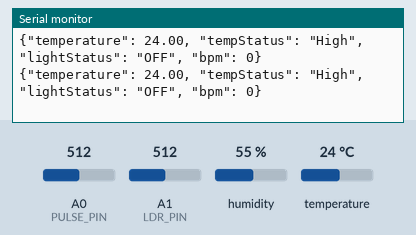
Simulated run of this sketch. Board: Arduino Uno, built with avr-gcc and run on an emulated ATmega328P. On the bench: the last lines printed to the serial monitor. Inputs (shaded band) come from the test bench; at power-on: temperature 24 °C, A1 (LDR_PIN) = 512, A0 (PULSE_PIN) = 512, humidity 55 %.

Above: at 7.3 s.
7.4 s: temperature set to 22 °C
At 8.43 s:
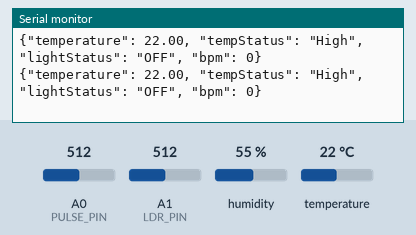
8.9 s: temperature set to 19 °C
At 10.5 s:
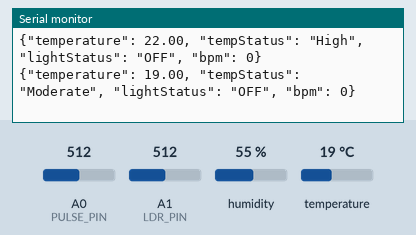
12.1 s: A1 (LDR_PIN) set to 493
At 12.4 s:
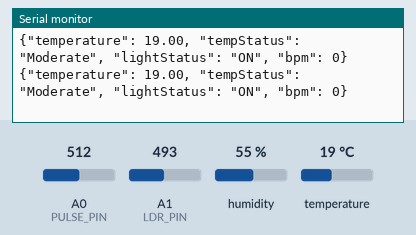

Measured:
- the behaviour switches between 21 and 20 °C on temperature (found by bisection; images 1 and 2)
- the behaviour switches between 500 and 499 on A1 (LDR_PIN) (found by bisection; images 2 and 3)
- after the input at 7.4 s, the serial monitor: prints a new line after 0.92 s (image 1)
- after the input at 8.9 s, the serial monitor: prints a new line after 1.5 s (image 2)
- after the input at 12.1 s, the serial monitor: prints a new line after 0.06 s (image 3)

The sketch:

neocare_sensors.ino
```cpp
/*
NeoCare System - Baby Monitor Logic
For: Arduino Uno

Features:
1. Temperature Check:
   - < 16°C: "Low"
   - 16-20°C: "Moderate" (Safe Zone)
   - > 20°C: "High"
2. Light Status: "ON" or "OFF"
3. Heart Rate: BPM

Connections:
- DHT11 -> Pin 2
- Heart Rate -> A0
- LDR -> A1
*/

#include <DHT.h>

#define DHTPIN 2
#define DHTTYPE DHT11
#define PULSE_PIN A0
#define LDR_PIN A1

DHT dht(DHTPIN, DHTTYPE);

// Heart Rate Logic
int threshold = 550;
unsigned long lastBeatTime = 0;
int bpm = 0;
bool beatDetected = false;

void setup() {
  Serial.begin(9600);
  dht.begin();
}

void loop() {
  // 1. Temperature Logic
  float temp = dht.readTemperature();
  String tempStatus = "Normal"; // Default

  if (isnan(temp)) {
    temp = 0;
    tempStatus = "Error";
  } else if (temp < 16.0) {
    tempStatus = "Low";
  } else if (temp >= 16.0 && temp <= 20.0) {
    tempStatus = "Moderate";
  } else {
    tempStatus = "High";
  }

  // 2. Light Logic
  int ldrValue = analogRead(LDR_PIN);
  String lightStatus = (ldrValue < 500) ? "ON" : "OFF";
  // Note: Adjust 500 based on your LDR module (some are HIGH when dark, some LOW)
  // If logic is reversed, swap "ON" and "OFF" above.

  // 3. Heart Rate Logic
  int pulseSignal = analogRead(PULSE_PIN);
  if (pulseSignal > threshold && !beatDetected) {
     unsigned long currentTime = millis();
     if (currentTime - lastBeatTime > 300) {
        unsigned long beatDuration = currentTime - lastBeatTime;
        bpm = 60000 / beatDuration;
        lastBeatTime = currentTime;
        beatDetected = true;
     }
  }
  if (pulseSignal < threshold) { beatDetected = false; }
  if (millis() - lastBeatTime > 2000) { bpm = 0; }

  // Send JSON package to Website
  Serial.print("{\"temperature\": ");
  Serial.print(temp);
  Serial.print(", \"tempStatus\": \"");
  Serial.print(tempStatus);
  Serial.print("\", \"lightStatus\": \"");
  Serial.print(lightStatus);
  Serial.print("\", \"bpm\": ");
  Serial.print(bpm);
  Serial.println("}");

  delay(100);
}
```
